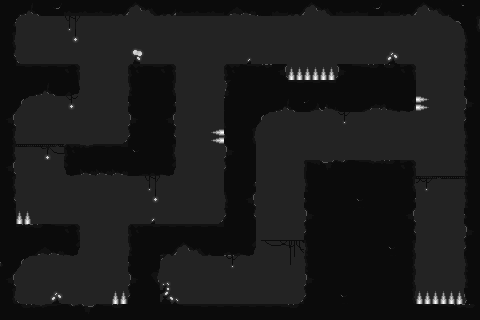

A level layout from a 2D game, rendered from its tile map. Below: a short description, then the map file with tile-grid data replaced by summaries:
An orthogonal 30x20 tile map with 16x16 px tiles, 2 tile layers (bg, Floor), 4 hidden layers not drawn, 3 tilesets and 10 objects.

<map version="1.10" tiledversion="1.10.2" orientation="orthogonal" renderorder="right-down" width="30" height="20" tilewidth="16" tileheight="16" infinite="0" nextlayerid="10" nextobjectid="22">
 <tileset firstgid="1" source="Tileset/DARK Edition Tileset with background.tsx" />
 <tileset firstgid="289" source="Tileset/DARK Edition Tileset No background.tsx" />
 <tileset firstgid="577" source="Tileset/spike.tsx" />
 <layer id="9" name="bg" width="30" height="20">
  <data>[600 cells, 600 non-empty, 2 distinct tile ids]</data>
 </layer>
 <layer id="8" name="Floor" width="30" height="20">
  <data>[600 cells, 319 non-empty, 71 distinct tile ids]</data>
 </layer>
 <layer id="1" name="Spawner" width="30" height="20" visible="0">
  <data>[600 cells, 5 non-empty, 2 distinct tile ids]</data>
 </layer>
 <layer id="3" name="Trap" width="30" height="20" visible="0">
  <data>[600 cells, 10 non-empty, 1 distinct tile ids]</data>
 </layer>
 <layer id="4" name="End" width="30" height="20" visible="0">
  <data>[600 cells, 1 non-empty, 1 distinct tile ids]</data>
 </layer>
 <layer id="2" name="Collider" width="30" height="20" visible="0" opacity="0.13">
  <data>[600 cells, 272 non-empty, 2 distinct tile ids]</data>
 </layer>
 <objectgroup id="6" name="Blocker" visible="0">
  <object id="11" gid="290" x="413.273" y="64.3636" width="16" height="16" />
  <object id="12" gid="290" x="327.25" y="64.0682" width="16" height="16" />
  <object id="14" gid="290" x="78.5455" y="64.3636" width="16" height="16" />
  <object id="15" gid="290" x="114.023" y="224.898" width="16" height="16" />
  <object id="16" gid="290" x="220.364" y="224" width="16" height="16" />
  <object id="17" gid="290" x="3.45455" y="63.6364" width="16" height="16" />
  <object id="18" gid="290" x="290.75" y="160.568" width="16" height="16" />
  <object id="19" gid="290" x="410.909" y="160" width="16" height="16" />
  <object id="20" gid="2" x="295.667" y="303.667" width="16" height="16" />
  <object id="21" gid="2" x="193" y="302.333" width="16" height="16" />
 </objectgroup>
</map>
